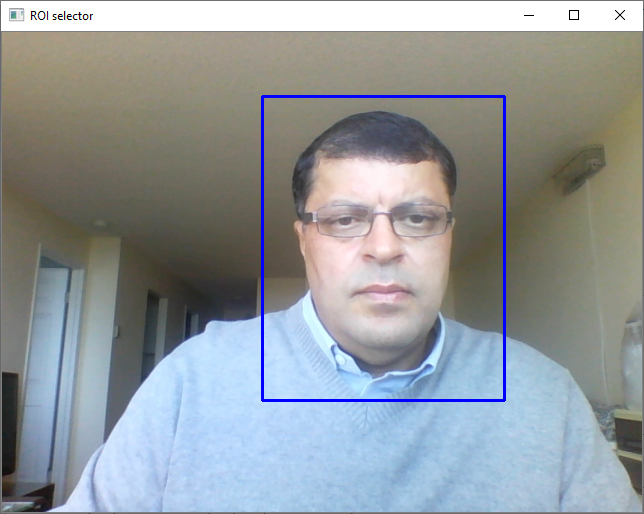
#> input picture images/Boosting/Capture-00-selected.PNG, 644 x 514 px, given in place of the camera
$ jupyter execute Face-Tracking-via-OpenCV-Python.ipynb   (text cells are left out)
#> lines starting #> are read from the running program, lines starting #| are printed output that depends on the picture
[cell 1]
#------------------------------------------------------
# Python imports and environment setup
#------------------------------------------------------
# opencv
import cv2
# numpy
import numpy as np
# matplotlib
import matplotlib.pyplot as plt
import matplotlib.image as mpimg

# input/output OS
import os

# date-time to show date and time
import datetime

# Use %matplotlib notebook to get zoom-able & resize-able notebook.
# - This is the best for quick tests where you need to work interactively.
# %matplotlib inline

#------------------------------------------------------
# Test imports and display package versions
#------------------------------------------------------
# Testing the OpenCV version
print("OpenCV : ",cv2.__version__)
# Testing the numpy version
print("Numpy : ",np.__version__)

[cell 2]
#----------------------------------------------------
# Setup the folder comtaining the pre-trained Haar
# Cascades detector configuration XML files:
#----------------------------------------------------
haar_cascades_configs_folder = "C:/MyWebSites/MyWebsSite/MyProjects/Human-Face/resources/DATA/haarcascades/"

#----------------------------------------------------
# Instantiate the pre-trained Haar Cascades
# face detector using its configuration file
#----------------------------------------------------
# Instantiate the pre-trained Haar Cascades face detector using its configuration file
face_cascade = cv2.CascadeClassifier(haar_cascades_configs_folder + 'haarcascade_frontalface_default.xml')

[cell 3]
#------------------------------------------------------------
# 2.1) open the video camera and capture a video stream
#------------------------------------------------------------
cap = cv2.VideoCapture(0)
# check the status of the opened video file
if not cap.isOpened():
    print("Cannot capture video stream!")
    exit();

# take first frame of the video
ret,frame = cap.read()
#> frame is the input picture: shape (514, 644, 3); mean B, G, R 155.6, 152.3, 146.6

#------------------------------------------------------------
# Step 2.2) Detect the face from the first frame
#------------------------------------------------------------
# decet the face from the frame
face_rects = face_cascade.detectMultiScale(frame)
#> face_rects = [[289, 149, 185, 185]]

#------------------------------------------------------------
# Step 2.3) Setup the initial Tracking Window:
#------------------------------------------------------------
# get the bounding-box of the detected face
(face_x,face_y,w,h) = tuple(face_rects[0])
#> face_x = 289; face_y = 149; w = 185; h = 185
# setup the tracking window
track_window = (face_x,face_y,w,h)
#> track_window = (289, 149, 185, 185)
# set up the ROI tracking-window for tracking
roi = frame[face_y:face_y+h, face_x:face_x+w]
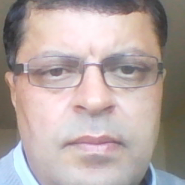
#> roi: shape (185, 185, 3); mean B, G, R 162.2, 164.9, 178.8

#------------------------------------------------------------
# Setup 2.4: Start the Mean-Shift tracking of the setup
#           initial window:
#------------------------------------------------------------
# Use the HSV Color Mapping
hsv_roi =  cv2.cvtColor(roi, cv2.COLOR_BGR2HSV)
#> hsv_roi: shape (185, 185, 3); mean H, S, V 68.3, 33.7, 181.4

# Find histogram to backproject the target on each frame for calculation of meanshit
roi_hist = cv2.calcHist([hsv_roi],[0],None,[180],[0,180])
#> roi_hist = 180 values, max 2468 at index 173, min 0 at index 37, mean 190.1

# Normalize the histogram array values given a min of 0 and max of 255
cv2.normalize(roi_hist,roi_hist,0,255,cv2.NORM_MINMAX)

# Setup the termination criteria, either 10 iteration or move by at least 1 pt
term_crit = ( cv2.TERM_CRITERIA_EPS | cv2.TERM_CRITERIA_COUNT, 10, 1 )

# frame counter
frame_counter = 1;

# iterate over the farmes
while True:
    ret ,frame = cap.read()
    if ret == True:

        # Grab the Frame in HSV
        hsv = cv2.cvtColor(frame, cv2.COLOR_BGR2HSV)
#> hsv: shape (514, 644, 3); mean H, S, V 57.7, 46.5, 167.1

        # Calculate the Back Projection based off the roi_hist created earlier
        dst = cv2.calcBackProject([hsv],[0],roi_hist,[0,180],1)
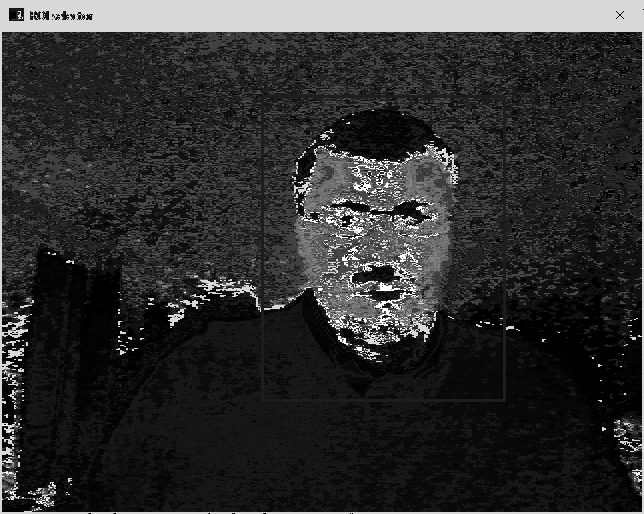
#> dst: shape (514, 644); min 0, max 255, mean 47.9

        # Apply meanshift to get the new coordinates of the rectangle
        ret, track_window = cv2.meanShift(dst, track_window, term_crit)
#> ret = 3; track_window = (282, 144, 185, 185)

        #----------------------------------
        # Display the tracking results:
        #----------------------------------
        # Draw the new rectangle on the image
        x,y,w,h = track_window
#> x = 282; y = 144
        img2 = cv2.rectangle(frame, (x,y), (x+w,y+h), (0,0,255),5)
        # display the image
        cv2.imshow('Face Tracker: Mean-Shift',img2)

        # increment the frame counter
        frame_counter = frame_counter + 1

        # quit if user hits: ESC
        k = cv2.waitKey(1) & 0xff
#> (key Esc is pressed here)
        if k == 27:
            break

    else:
        break

# close all windows
cv2.destroyAllWindows()
# realease the camera resources
cap.release()

[cell 4]
#------------------------------------------------------------
# 3.1) open the video camera and capture a video stream
#------------------------------------------------------------
cap = cv2.VideoCapture(0)
# check the status of the opened video file
if not cap.isOpened():
    print("Cannot capture video stream!")
    exit();

# take first frame of the video
ret,frame = cap.read()

#------------------------------------------------------------
# Step 3.2) Detect the face from the first frame
#------------------------------------------------------------
# decet the face from the frame
face_rects = face_cascade.detectMultiScale(frame)

#------------------------------------------------------------
# Step 3.3) Setup the initial Tracking Window:
#------------------------------------------------------------
# get the bounding-box of the detected face
(face_x,face_y,w,h) = tuple(face_rects[0])
# setup the tracking window
track_window = (face_x,face_y,w,h)
#> track_window = (289, 149, 185, 185)
# set up the ROI tracking-window for tracking
roi = frame[face_y:face_y+h, face_x:face_x+w]

# Use the HSV Color Mapping
hsv_roi =  cv2.cvtColor(roi, cv2.COLOR_BGR2HSV)

# Find histogram to backproject the target on each frame for calculation of meanshit
roi_hist = cv2.calcHist([hsv_roi],[0],None,[180],[0,180])

# Normalize the histogram array values given a min of 0 and max of 255
cv2.normalize(roi_hist,roi_hist,0,255,cv2.NORM_MINMAX)

# Setup the termination criteria, either 10 iteration or move by at least 1 pt
term_crit = ( cv2.TERM_CRITERIA_EPS | cv2.TERM_CRITERIA_COUNT, 10, 1 )

# frame counter
frame_counter = 1;

# iterate over the farmes
while True:
    ret ,frame = cap.read()
    if ret == True:

        # Grab the Frame in HSV
        hsv = cv2.cvtColor(frame, cv2.COLOR_BGR2HSV)

        # Calculate the Back Projection based off the roi_hist created earlier
        dst = cv2.calcBackProject([hsv],[0],roi_hist,[0,180],1)

        # Apply Camshift to get the new coordinates of the rectangle
        ret, track_window = cv2.CamShift(dst, track_window, term_crit)
#> ret = ((374, 237), (206, 216.3), 1.52); track_window = (270, 128, 208, 218)

        #----------------------------------
        # Display the tracking results:
        #----------------------------------
        # Draw the new rectangle on the image
        pts = cv2.boxPoints(ret)
#> pts = [[268.2, 342.4], [273.9, 126.2], [479.8, 131.6], [474.1, 347.8]]
        pts = np.int0(pts)
#> pts = [[268, 342], [273, 126], [479, 131], [474, 347]]
        img2 = cv2.polylines(frame,[pts],True, (0,0,255),5)
        # display the image
        cv2.imshow('Face Tracker: Cam-Shift',img2)

        # increment the frame counter
        frame_counter = frame_counter + 1

        # quit if user hits: ESC
        k = cv2.waitKey(1) & 0xff
#> (key Esc is pressed here)
        if k == 27:
            break

    else:
        break

# close all windows
cv2.destroyAllWindows()
# realease the camera resources
cap.release()

[cell 5]
'''
Gets the user tracker selection:
'''
def ask_for_tracker():
    print("Welcome! What Tracker API would you like to use?")
    print("Enter 0 for BOOSTING: ")
    print("Enter 1 for MIL: ")
    print("Enter 2 for KCF: ")
    print("Enter 3 for TLD: ")
    print("Enter 4 for MEDIANFLOW: ")
    choice = input("Please select your tracker: ")
#> the answer given: 1

    if choice == '0':
        tracker = cv2.TrackerBoosting_create()
    if choice == '1':
        tracker = cv2.TrackerMIL_create()
    if choice == '2':
        tracker = cv2.TrackerKCF_create()
    if choice == '3':
        tracker = cv2.TrackerTLD_create()
    if choice == '4':
        tracker = cv2.TrackerMedianFlow_create()


    return tracker

[cell 6]
# Get the tracker user option
tracker = ask_for_tracker()
# Get the tracker user option name
print("User selected Tracker: " + str(tracker).split()[0][1:])

[cell 7]
#------------------------------------------------------------
# Get the user Tracker-option:
#------------------------------------------------------------
# Get the tracker option from the user
tracker = ask_for_tracker()
#> the answer given: 1

$ run again, on images/Boosting/Capture-01.PNG
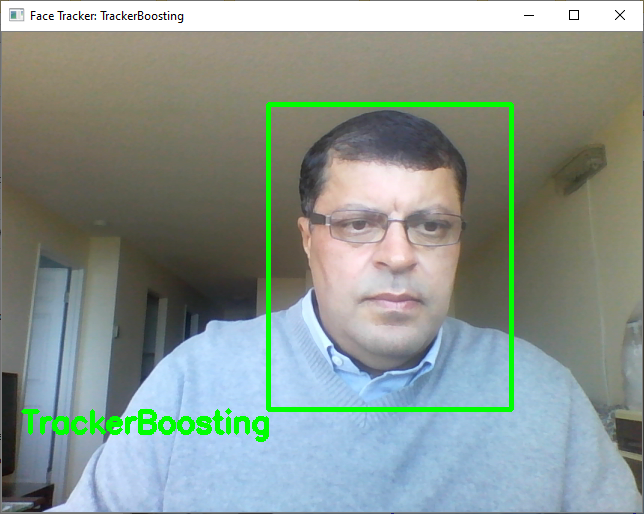
#> input picture images/Boosting/Capture-01.PNG, 644 x 514 px, given in place of the camera
#> frame is the input picture: shape (514, 644, 3); mean B, G, R 142.4, 149, 136.7
#> face_rects = [[302, 156, 184, 184]]
#> face_x = 302; face_y = 156; w = 184
#> `track_window = (face_x,face_y,w,h)`: track_window = (302, 156, 184, 184)
#> `roi = frame[face_y:face_y+h, face_x:face_x+w]`:
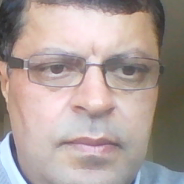
#> roi: shape (184, 184, 3); mean B, G, R 153.6, 157.9, 172.6
#> hsv_roi: shape (184, 184, 3); mean H, S, V 53.5, 37.5, 175.2
#> roi_hist = 180 values, max 1998 at index 0, min 0 at index 31, mean 188.1
#> hsv: shape (514, 644, 3); mean H, S, V 55.4, 53.4, 161.1
#> `dst = cv2.calcBackProject([hsv],[0],roi_hist,[0,180],1)`:
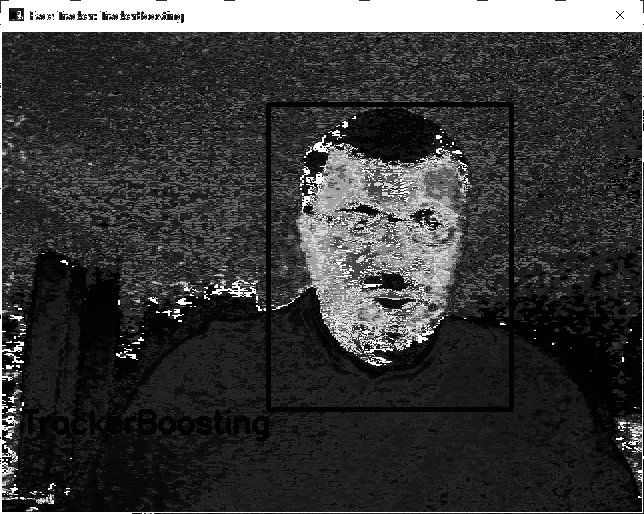
#> dst: shape (514, 644); min 0, max 255, mean 57.6
#> `ret, track_window = cv2.meanShift(dst, track_window, term_crit)`: ret = 6; track_window = (286, 145, 184, 184)
#> x = 286; y = 145
#> `track_window = (face_x,face_y,w,h)`: track_window = (302, 156, 184, 184)
#> `ret, track_window = cv2.CamShift(dst, track_window, term_crit)`: ret = ((378.5, 239.5), (206, 214.4), 174.3); track_window = (275, 132, 207, 215)
#> `pts = cv2.boxPoints(ret)`: pts = [[470.4, 122.6], [491.6, 336], [286.6, 356.4], [265.4, 143]]
#> `pts = np.int0(pts)`: pts = [[470, 122], [491, 335], [286, 356], [265, 143]]

$ run again, on images/Boosting/Capture-02.PNG
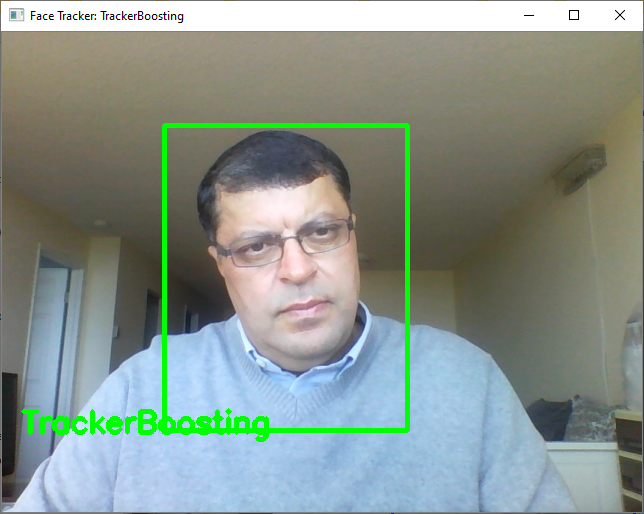
#> input picture images/Boosting/Capture-02.PNG, 644 x 514 px, given in place of the camera
#> frame is the input picture: shape (514, 644, 3); mean B, G, R 140.6, 148, 136
#> face_rects = [[205, 175, 172, 172]]
#> face_x = 205; face_y = 175; w = 172
#> `track_window = (face_x,face_y,w,h)`: track_window = (205, 175, 172, 172)
#> `roi = frame[face_y:face_y+h, face_x:face_x+w]`:
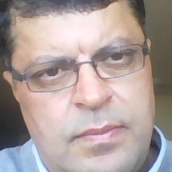
#> roi: shape (172, 172, 3); mean B, G, R 155.3, 157.9, 172.7
#> hsv_roi: shape (172, 172, 3); mean H, S, V 60.6, 39.3, 176.8
#> roi_hist = 180 values, max 1768 at index 173, min 0 at index 31, mean 164.4
#> hsv: shape (514, 644, 3); mean H, S, V 54.1, 53.3, 159.4
#> `dst = cv2.calcBackProject([hsv],[0],roi_hist,[0,180],1)`:
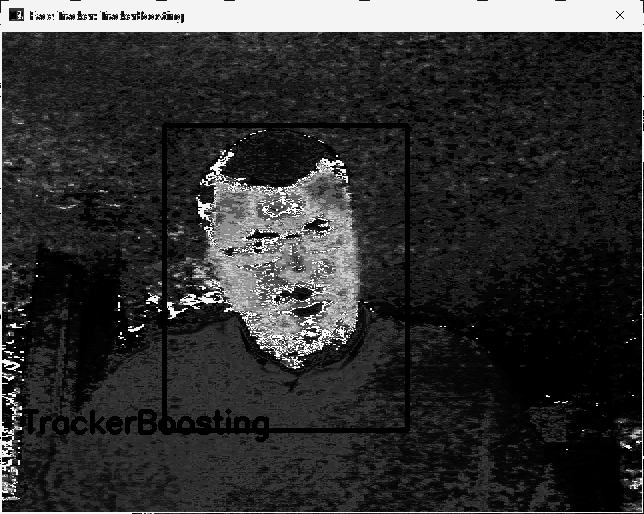
#> dst: shape (514, 644); min 0, max 255, mean 49.6
#> `ret, track_window = cv2.meanShift(dst, track_window, term_crit)`: ret = 3; track_window = (197, 174, 172, 172)
#> x = 197; y = 174
#> `track_window = (face_x,face_y,w,h)`: track_window = (205, 175, 172, 172)
#> `ret, track_window = cv2.CamShift(dst, track_window, term_crit)`: ret = ((283, 260), (190.4, 204), 153.2); track_window = (197, 168, 172, 184)
#> `pts = cv2.boxPoints(ret)`: pts = [[321.9, 126], [414, 308], [244.1, 394], [152, 212]]
#> `pts = np.int0(pts)`: pts = [[321, 125], [414, 308], [244, 394], [151, 211]]

$ run again, on images/Boosting/Capture-03.PNG
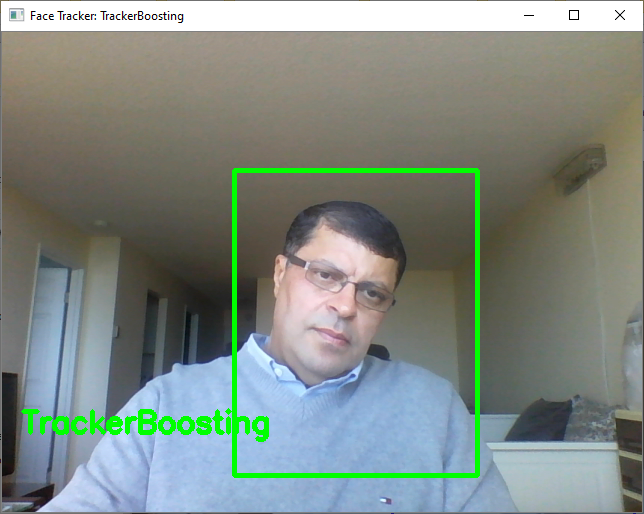
#> input picture images/Boosting/Capture-03.PNG, 644 x 514 px, given in place of the camera
#> frame is the input picture: shape (514, 644, 3); mean B, G, R 130.9, 138.1, 128.1
#> face_rects = [[275, 229, 140, 140]]
#> face_x = 275; face_y = 229; w = 140
#> `track_window = (face_x,face_y,w,h)`: track_window = (275, 229, 140, 140)
#> `roi = frame[face_y:face_y+h, face_x:face_x+w]`:
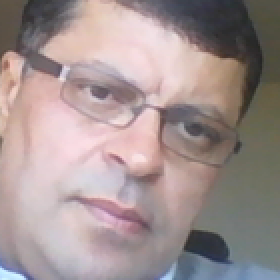
#> roi: shape (140, 140, 3) (shown 2 times larger); mean B, G, R 145.7, 146.4, 161.5
#> hsv_roi: shape (140, 140, 3); mean H, S, V 82.4, 35.9, 164.1
#> roi_hist = 180 values, max 1949 at index 173, min 0 at index 31, mean 108.9
#> hsv: shape (514, 644, 3); mean H, S, V 51.8, 49.3, 148.6
#> `dst = cv2.calcBackProject([hsv],[0],roi_hist,[0,180],1)`:
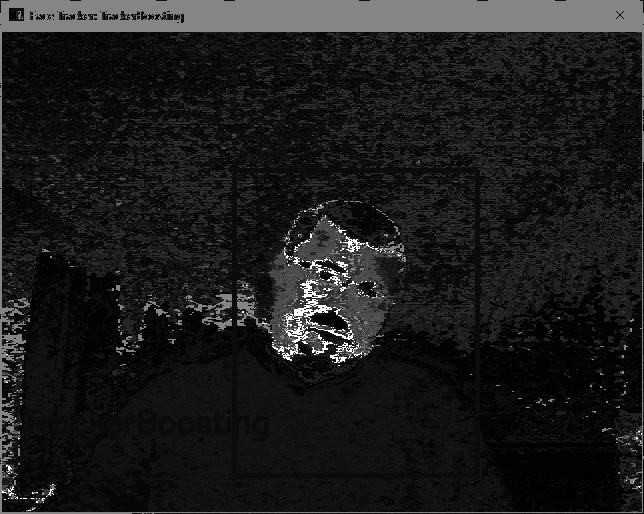
#> dst: shape (514, 644); min 0, max 255, mean 28.5
#> `ret, track_window = cv2.meanShift(dst, track_window, term_crit)`: ret = 4; track_window = (255, 227, 140, 140)
#> x = 255; y = 227
#> `track_window = (face_x,face_y,w,h)`: track_window = (275, 229, 140, 140)
#> `ret, track_window = cv2.CamShift(dst, track_window, term_crit)`: ret = ((325.5, 296), (143.6, 161.8), 35.15); track_window = (266, 229, 119, 134)
#> `pts = cv2.boxPoints(ret)`: pts = [[220.2, 320.8], [313.4, 188.5], [430.8, 271.2], [337.6, 403.5]]
#> `pts = np.int0(pts)`: pts = [[220, 320], [313, 188], [430, 271], [337, 403]]
